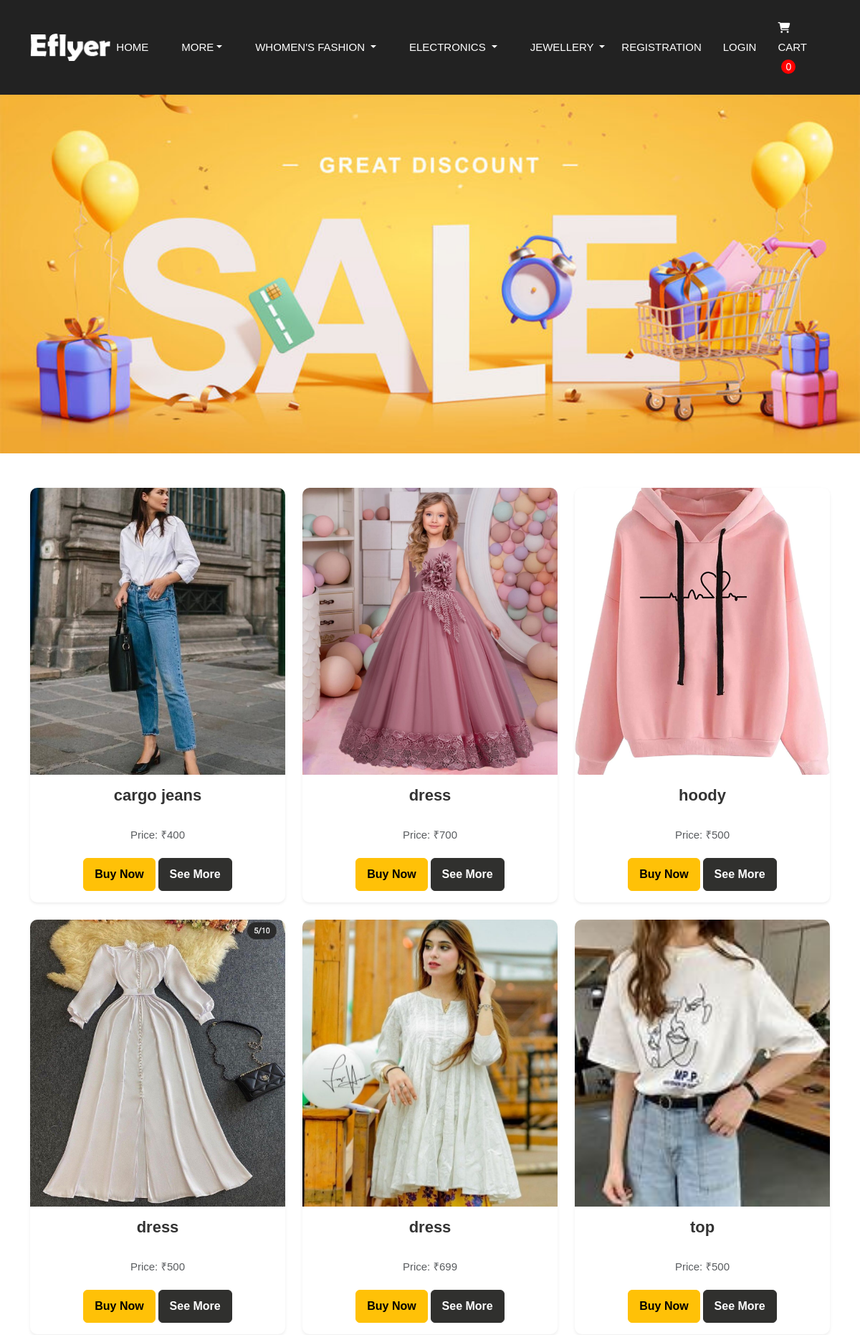
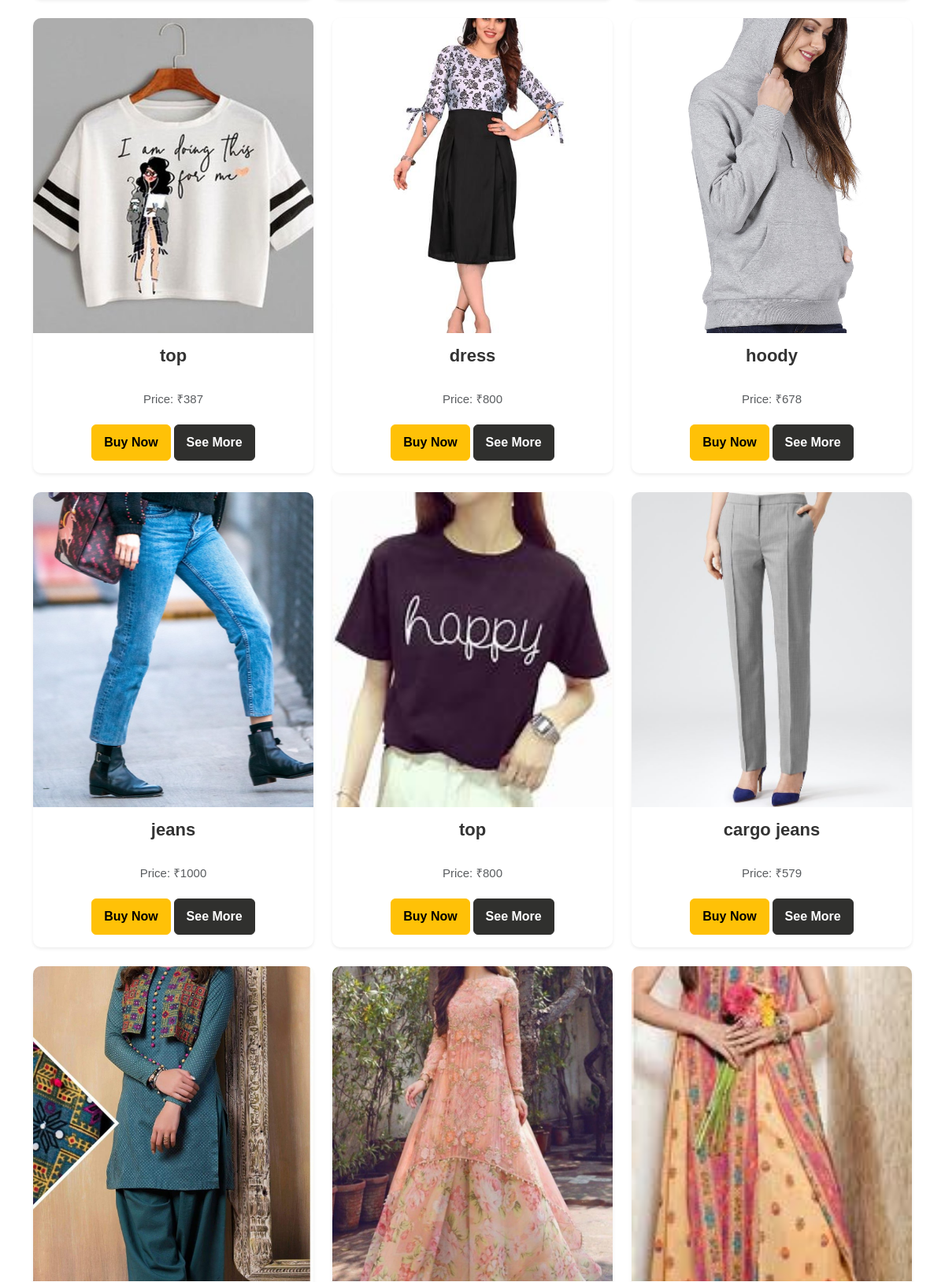
The page / (upper part) on the database its author committed (2 pictures, top to bottom).
### app/models.py (models this page shows, shortened)
class Category(models.Model):
    name = models.CharField(max_length=150)

class AddProduct(models.Model):
    image = models.ImageField(upload_to='ecommerce/pimg')
    name = models.CharField(max_length=100)
    description=models.CharField(max_length=2000)
    price = models.IntegerField()
    date = models.DateField()
    category = models.ForeignKey(to='Category', default='',on_delete=models.CASCADE)  # ✅ Corrected
    sub_category = models.ForeignKey(to='Sub_Category',default='', on_delete=models.CASCADE)  # ✅ Corrected

### my_web/views.py (the view)
# urls.py: path('', views.homePage ,name='homePage'),
def homePage(request):
    category = Category.objects.all()
    categoryID = request.GET.get('category')
    subCategoryID = request.GET.get('sub_category')
    if categoryID and subCategoryID:
        product = AddProduct.objects.filter(category_id=categoryID, sub_category_id=subCategoryID)
    elif categoryID:
        product = AddProduct.objects.filter(category_id=categoryID)
    else:
        product = AddProduct.objects.all()
    context = {
        'category': category,
        'product': product,
    }
    return render(request, "index.html", context)

### app/context_processors.py (called while the page is built)
def cart_count(request):
    if request.user.is_authenticated:
        count = Cart.objects.filter(user=request.user).count()
    else:
        count = 0
    return {"cart_count": count}

### template/index.html (shortened to what this page needs)
{% include "header.html" %}
<div class="container-fluid px-0">
    <img src="/static/images/banner.jpg" class="img-fluid w-100" alt="Eflyer Banner" style="max-height: 500px; object-fit: cover;">
</div>
<div class="container my-5">
    <div class="row">
        {% for prod in product %}
        <div class="col-lg-4 col-md-6 mb-4">
            <div class="card shadow-sm border-0">
                <img src="{{ prod.image.url }}" class="card-img-top" alt="{{ prod.name }}" style="height: 400px; object-fit: cover;">
                <div class="card-body text-center">
                    <h5 class="card-title product-name">{{ prod.name }}</h5>
                    <p class="card-text text-muted">Price: ₹{{ prod.price }}</p>
                    <a href="{% if user.is_authenticated %}{% url 'buy_now' prod.id %}{% else %}{% url 'login' %}?next={{ request.path }}{% endif %}"  class="btn btn-warning custom-btn">Buy Now</a>
                    <a href="{% url 'product_detail' prod.id %}" class="btn btn-secondary custom-btn">See More</a>
                </div>
            </div>
        </div>
        {% endfor %}
    </div>
</div>
{% include "footer.html" %}

### template/header.html (shortened to what this page needs)
<!DOCTYPE html>
<html lang="en">
<head>
    <link rel="stylesheet" href="https://cdn.jsdelivr.net/npm/bootstrap@5.3.0/dist/css/bootstrap.min.css">
    <link rel="stylesheet" href="https://cdnjs.cloudflare.com/ajax/libs/font-awesome/6.4.0/css/all.min.css">
    <link rel="stylesheet" href="/static/css/style.css">
</head>
<body>
    <nav class="navbar navbar-expand-lg">
    <div class="container">
        <a href="index.html"><img src="/static/images/logo.png"></a>
        <div class="collapse navbar-collapse" id="navbarNav">
            <ul class="navbar-nav ms-auto">
                <li class="nav-item"><a class="nav-link" href="/">HOME</a></li>
                <li class="nav-item dropdown">
                    <a class="nav-link dropdown-toggle" href="#" data-bs-toggle="dropdown">MORE</a>
                </li>
                {% for cat in category %}
                <li class="nav-item dropdown">
                    <a class="nav-link dropdown-toggle" href="#" id="{{cat.id}}" role="button" data-bs-toggle="dropdown" aria-haspopup="true" aria-expanded="false">
                        {{cat.name}}
                    </a>
                </li>
                {% endfor %}
                </ul>
                <li class="nav-item"><a class="nav-link" href="{% url 'signup' %}">REGISTRATION</a></li>
                {% if user.is_authenticated %}
                <li class="nav-item"><a class="nav-link" href="{% url 'logout' %}">LOGOUT</a></li>
                {% else %}
                <li class="nav-item"><a class="nav-link" href="{% url 'login' %}">LOGIN</a></li>
                {% endif %}
                <li class="nav-item"><a class="nav-link" href="{% url 'cart_detail' %}">
                    <i class="fa fa-shopping-cart"></i> CART <span class="cart-count">{{ cart_count }}</span></a>
                </li>
        </div>
    </div>
</nav>

### static/css/style.css (style rules this page uses)
* { box-sizing: border-box !important; transition: ease all 0.5s; }
html { scroll-behavior: smooth; overflow-x: hidden; }
body { color: #666666; font-size: 14px; line-height: 1.80857; font-weight: normal; overflow-x: hidden; font-family: 'Poppins', sans-serif; }
a { color: #1f1f1f; text-decoration: none !important; outline: none !important; -webkit-transition: all .3s ease-in-out; -moz-transition: all .3s ease-in-out; -ms-transition: all .3s ease-in-out; -o-transition: all .3s ease-in-out; transition: all .3s ease-in-out; }
h1, h2, h3, h4, h5, h6 { letter-spacing: 0; font-weight: normal; position: relative; padding: 0 0 10px 0; font-weight: normal; line-height: normal; color: #111111; margin: 0 }
h5 { font-size: 14px }
*, *::after, *::before { -webkit-box-sizing: border-box; -moz-box-sizing: border-box; box-sizing: border-box; }
ul, li, ol { margin: 0px; padding: 0px; list-style: none; }
p { margin: 20px; font-weight: 300; font-size: 15px; line-height: 24px; }
a { color: #222222; text-decoration: none; outline: none !important; }
a, .btn { text-decoration: none !important; outline: none !important; -webkit-transition: all .3s ease-in-out; -moz-transition: all .3s ease-in-out; -ms-transition: all .3s ease-in-out; -o-transition: all .3s ease-in-out; transition: all .3s ease-in-out; }
img { max-width: 100%; height: auto; }
.dropdown, .dropleft, .dropright, .dropup { position: relative; margin: 0 auto; text-align: center; display: inline-block; margin-left: 30px; order: 2; }
.btn-secondary { color: #fff; background-color: #30302e; border-color: #30302e; }
.nav-link { display: block; padding: .4rem 1rem; }
.navbar { background-color: transparent; }

### template/header.html (style rules this page uses)
.navbar { background: #222; padding: 15px 0; }
.navbar .nav-link { color: white !important; font-weight: ; font-size: 15px; text-transform: uppercase; padding: 10px 15px; }
.cart-count { background: red; color: white; padding: 2px 6px; border-radius: 50%; font-size: 14px; margin-left: 5px; }

### template/index.html (style rules this page uses)
.card { transition: 0.3s ease-in-out; border-radius: 10px; overflow: hidden; }
.product-name { font-size: 22px; font-weight: bold; color: #333; }
.custom-btn { padding: 10px 15px; font-size: 16px; font-weight: bold; transition: 0.3s ease-in-out; }

### rows shown on the page
Category: name "WHOMEN'S FASHION"
Category: name "ELECTRONICS"
Category: name "JEWELLERY"
AddProduct: image (picture), name "cargo jeans", price "400"
AddProduct: image (picture), name "dress", price "700"
AddProduct: image (picture), name "hoody", price "500"
AddProduct: image (picture), name "dress", price "500"
AddProduct: image (picture), name "dress", price "699"
AddProduct: image (picture), name "top", price "500"
AddProduct: image (picture), name "top", price "387"
AddProduct: image (picture), name "dress", price "800"
AddProduct: image (picture), name "hoody", price "678"
AddProduct: image (picture), name "jeans", price "1000"
AddProduct: image (picture), name "top", price "800"
AddProduct: image (picture), name "cargo jeans", price "579"
AddProduct: image (picture)
AddProduct: image (picture)
AddProduct: image (picture)

### other values the page prints
{{ cart_count }} "0"
